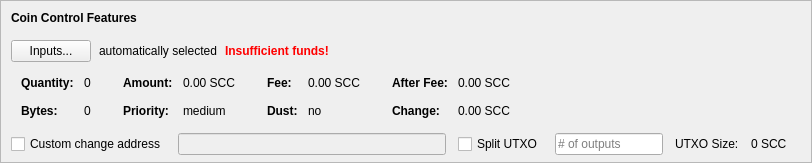
    <widget class="QFrame" name="frameCoinControl">
     <property name="sizePolicy">
      <sizepolicy hsizetype="Expanding" vsizetype="Expanding">
       <horstretch>0</horstretch>
       <verstretch>0</verstretch>
      </sizepolicy>
     </property>
     <property name="maximumSize">
      <size>
       <width>16777215</width>
       <height>16777215</height>
      </size>
     </property>
     <property name="frameShape">
      <enum>QFrame::StyledPanel</enum>
     </property>
     <property name="frameShadow">
      <enum>QFrame::Sunken</enum>
     </property>
     <layout class="QVBoxLayout" name="verticalLayoutCoinControl2">
      <property name="spacing">
       <number>0</number>
      </property>
      <property name="leftMargin">
       <number>0</number>
      </property>
      <property name="topMargin">
       <number>0</number>
      </property>
      <property name="rightMargin">
       <number>0</number>
      </property>
      <property name="bottomMargin">
       <number>6</number>
      </property>
      <item>
       <layout class="QVBoxLayout" name="verticalLayoutCoinControl" stretch="0,0,0,0,1">
        <property name="spacing">
         <number>0</number>
        </property>
        <property name="leftMargin">
         <number>10</number>
        </property>
        <property name="topMargin">
         <number>10</number>
        </property>
        <item>
         <layout class="QHBoxLayout" name="horizontalLayoutCoinControl1">
          <property name="bottomMargin">
           <number>15</number>
          </property>
          <item>
           <widget class="QLabel" name="labelCoinControlFeatures">
            <property name="sizePolicy">
             <sizepolicy hsizetype="Preferred" vsizetype="Maximum">
              <horstretch>0</horstretch>
              <verstretch>0</verstretch>
             </sizepolicy>
            </property>
            <property name="font">
             <font>
              <weight>75</weight>
              <bold>true</bold>
             </font>
            </property>
            <property name="styleSheet">
             <string notr="true">font-weight:bold;</string>
            </property>
            <property name="text">
             <string>Coin Control Features</string>
            </property>
           </widget>
          </item>
         </layout>
        </item>
        <item>
         <layout class="QHBoxLayout" name="horizontalLayoutCoinControl2" stretch="0,0,0,0">
          <property name="spacing">
           <number>8</number>
          </property>
          <property name="bottomMargin">
           <number>10</number>
          </property>
          <item>
           <widget class="QPushButton" name="pushButtonCoinControl">
            <property name="styleSheet">
             <string notr="true"/>
            </property>
            <property name="text">
             <string>Inputs...</string>
            </property>
            <property name="autoDefault">
             <bool>false</bool>
            </property>
           </widget>
          </item>
          <item>
           <widget class="QLabel" name="labelCoinControlAutomaticallySelected">
            <property name="text">
             <string>automatically selected</string>
            </property>
            <property name="margin">
             <number>5</number>
            </property>
           </widget>
          </item>
          <item>
           <widget class="QLabel" name="labelCoinControlInsuffFunds">
            <property name="font">
             <font>
              <weight>75</weight>
              <bold>true</bold>
             </font>
            </property>
            <property name="styleSheet">
             <string notr="true">color:red;font-weight:bold;</string>
            </property>
            <property name="text">
             <string>Insufficient funds!</string>
            </property>
            <property name="margin">
             <number>5</number>
            </property>
           </widget>
          </item>
          <item>
           <spacer name="horizontalSpacerCoinControl">
            <property name="orientation">
             <enum>Qt::Horizontal</enum>
            </property>
            <property name="sizeHint" stdset="0">
             <size>
              <width>40</width>
              <height>1</height>
             </size>
            </property>
           </spacer>
          </item>
         </layout>
        </item>
        <item>
         <widget class="QWidget" name="widgetCoinControl" native="true">
          <property name="sizePolicy">
           <sizepolicy hsizetype="Preferred" vsizetype="Preferred">
            <horstretch>0</horstretch>
            <verstretch>0</verstretch>
           </sizepolicy>
          </property>
          <property name="minimumSize">
           <size>
            <width>0</width>
            <height>0</height>
           </size>
          </property>
          <property name="styleSheet">
           <string notr="true"/>
          </property>
          <layout class="QHBoxLayout" name="horizontalLayoutCoinControl5">
           <property name="leftMargin">
            <number>0</number>
           </property>
           <property name="topMargin">
            <number>0</number>
           </property>
           <property name="rightMargin">
            <number>0</number>
           </property>
           <property name="bottomMargin">
            <number>0</number>
           </property>
           <item>
            <layout class="QHBoxLayout" name="horizontalLayoutCoinControl3" stretch="0,0,0,1">
             <property name="spacing">
              <number>20</number>
             </property>
             <property name="topMargin">
              <number>0</number>
             </property>
             <property name="bottomMargin">
              <number>10</number>
             </property>
             <item>
              <layout class="QFormLayout" name="formLayoutCoinControl1">
               <property name="horizontalSpacing">
                <number>10</number>
               </property>
               <property name="verticalSpacing">
                <number>14</number>
               </property>
               <property name="leftMargin">
                <number>10</number>
               </property>
               <property name="topMargin">
                <number>4</number>
               </property>
               <property name="rightMargin">
                <number>6</number>
               </property>
               <item row="0" column="0">
                <widget class="QLabel" name="labelCoinControlQuantityText">
                 <property name="font">
                  <font>
                   <weight>75</weight>
                   <bold>true</bold>
                  </font>
                 </property>
                 <property name="text">
                  <string>Quantity:</string>
                 </property>
                 <property name="margin">
                  <number>0</number>
                 </property>
                </widget>
               </item>
               <item row="0" column="1">
                <widget class="QLabel" name="labelCoinControlQuantity">
                 <property name="cursor">
                  <cursorShape>IBeamCursor</cursorShape>
                 </property>
                 <property name="contextMenuPolicy">
                  <enum>Qt::ActionsContextMenu</enum>
                 </property>
                 <property name="text">
                  <string notr="true">0</string>
                 </property>
                 <property name="margin">
                  <number>0</number>
                 </property>
                 <property name="textInteractionFlags">
                  <set>Qt::LinksAccessibleByMouse|Qt::TextSelectableByKeyboard|Qt::TextSelectableByMouse</set>
                 </property>
                </widget>
               </item>
               <item row="1" column="0">
                <widget class="QLabel" name="labelCoinControlBytesText">
                 <property name="font">
                  <font>
                   <weight>75</weight>
                   <bold>true</bold>
                  </font>
                 </property>
                 <property name="text">
                  <string>Bytes:</string>
                 </property>
                </widget>
               </item>
               <item row="1" column="1">
                <widget class="QLabel" name="labelCoinControlBytes">
                 <property name="cursor">
                  <cursorShape>IBeamCursor</cursorShape>
                 </property>
                 <property name="contextMenuPolicy">
                  <enum>Qt::ActionsContextMenu</enum>
                 </property>
                 <property name="text">
                  <string notr="true">0</string>
                 </property>
                 <property name="textInteractionFlags">
                  <set>Qt::LinksAccessibleByMouse|Qt::TextSelectableByKeyboard|Qt::TextSelectableByMouse</set>
                 </property>
                </widget>
               </item>
              </layout>
             </item>
             <item>
              <layout class="QFormLayout" name="formLayoutCoinControl2">
               <property name="horizontalSpacing">
                <number>10</number>
               </property>
               <property name="verticalSpacing">
                <number>14</number>
               </property>
               <property name="leftMargin">
                <number>6</number>
               </property>
               <property name="topMargin">
                <number>4</number>
               </property>
               <property name="rightMargin">
                <number>6</number>
               </property>
               <item row="0" column="0">
                <widget class="QLabel" name="labelCoinControlAmountText">
                 <property name="font">
                  <font>
                   <weight>75</weight>
                   <bold>true</bold>
                  </font>
                 </property>
                 <property name="text">
                  <string>Amount:</string>
                 </property>
                 <property name="margin">
                  <number>0</number>
                 </property>
                </widget>
               </item>
               <item row="0" column="1">
                <widget class="QLabel" name="labelCoinControlAmount">
                 <property name="cursor">
                  <cursorShape>IBeamCursor</cursorShape>
                 </property>
                 <property name="contextMenuPolicy">
                  <enum>Qt::ActionsContextMenu</enum>
                 </property>
                 <property name="text">
                  <string notr="true">0.00 SCC</string>
                 </property>
                 <property name="textInteractionFlags">
                  <set>Qt::LinksAccessibleByMouse|Qt::TextSelectableByKeyboard|Qt::TextSelectableByMouse</set>
                 </property>
                </widget>
               </item>
               <item row="1" column="0">
                <widget class="QLabel" name="labelCoinControlPriorityText">
                 <property name="font">
                  <font>
                   <weight>75</weight>
                   <bold>true</bold>
                  </font>
                 </property>
                 <property name="text">
                  <string>Priority:</string>
                 </property>
                </widget>
               </item>
               <item row="1" column="1">
                <widget class="QLabel" name="labelCoinControlPriority">
                 <property name="cursor">
                  <cursorShape>IBeamCursor</cursorShape>
                 </property>
                 <property name="contextMenuPolicy">
                  <enum>Qt::ActionsContextMenu</enum>
                 </property>
                 <property name="text">
                  <string>medium</string>
                 </property>
                 <property name="textInteractionFlags">
                  <set>Qt::LinksAccessibleByMouse|Qt::TextSelectableByKeyboard|Qt::TextSelectableByMouse</set>
                 </property>
                </widget>
               </item>
              </layout>
             </item>
             <item>
              <layout class="QFormLayout" name="formLayoutCoinControl3">
               <property name="horizontalSpacing">
                <number>10</number>
               </property>
               <property name="verticalSpacing">
                <number>14</number>
               </property>
               <property name="leftMargin">
                <number>6</number>
               </property>
               <property name="topMargin">
                <number>4</number>
               </property>
               <property name="rightMargin">
                <number>6</number>
               </property>
               <item row="0" column="0">
                <widget class="QLabel" name="labelCoinControlFeeText">
                 <property name="font">
                  <font>
                   <weight>75</weight>
                   <bold>true</bold>
                  </font>
                 </property>
                 <property name="text">
                  <string>Fee:</string>
                 </property>
                 <property name="margin">
                  <number>0</number>
                 </property>
                </widget>
               </item>
               <item row="0" column="1">
                <widget class="QLabel" name="labelCoinControlFee">
                 <property name="cursor">
                  <cursorShape>IBeamCursor</cursorShape>
                 </property>
                 <property name="contextMenuPolicy">
                  <enum>Qt::ActionsContextMenu</enum>
                 </property>
                 <property name="text">
                  <string notr="true">0.00 SCC</string>
                 </property>
                 <property name="textInteractionFlags">
                  <set>Qt::LinksAccessibleByMouse|Qt::TextSelectableByKeyboard|Qt::TextSelectableByMouse</set>
                 </property>
                </widget>
               </item>
               <item row="1" column="0">
                <widget class="QLabel" name="labelCoinControlLowOutputText">
                 <property name="font">
                  <font>
                   <weight>75</weight>
                   <bold>true</bold>
                  </font>
                 </property>
                 <property name="text">
                  <string>Dust:</string>
                 </property>
                </widget>
               </item>
               <item row="1" column="1">
                <widget class="QLabel" name="labelCoinControlLowOutput">
                 <property name="cursor">
                  <cursorShape>IBeamCursor</cursorShape>
                 </property>
                 <property name="contextMenuPolicy">
                  <enum>Qt::ActionsContextMenu</enum>
                 </property>
                 <property name="text">
                  <string>no</string>
                 </property>
                 <property name="textInteractionFlags">
                  <set>Qt::LinksAccessibleByMouse|Qt::TextSelectableByKeyboard|Qt::TextSelectableByMouse</set>
                 </property>
                </widget>
               </item>
              </layout>
             </item>
             <item>
              <layout class="QFormLayout" name="formLayoutCoinControl4">
               <property name="horizontalSpacing">
                <number>10</number>
               </property>
               <property name="verticalSpacing">
                <number>14</number>
               </property>
               <property name="leftMargin">
                <number>6</number>
               </property>
               <property name="topMargin">
                <number>4</number>
               </property>
               <property name="rightMargin">
                <number>6</number>
               </property>
               <item row="0" column="0">
                <widget class="QLabel" name="labelCoinControlAfterFeeText">
                 <property name="font">
                  <font>
                   <weight>75</weight>
                   <bold>true</bold>
                  </font>
                 </property>
                 <property name="text">
                  <string>After Fee:</string>
                 </property>
                 <property name="margin">
                  <number>0</number>
                 </property>
                </widget>
               </item>
               <item row="0" column="1">
                <widget class="QLabel" name="labelCoinControlAfterFee">
                 <property name="cursor">
                  <cursorShape>IBeamCursor</cursorShape>
                 </property>
                 <property name="contextMenuPolicy">
                  <enum>Qt::ActionsContextMenu</enum>
                 </property>
                 <property name="text">
                  <string notr="true">0.00 SCC</string>
                 </property>
                 <property name="textInteractionFlags">
                  <set>Qt::LinksAccessibleByMouse|Qt::TextSelectableByKeyboard|Qt::TextSelectableByMouse</set>
                 </property>
                </widget>
               </item>
               <item row="1" column="0">
                <widget class="QLabel" name="labelCoinControlChangeText">
                 <property name="font">
                  <font>
                   <weight>75</weight>
                   <bold>true</bold>
                  </font>
                 </property>
                 <property name="text">
                  <string>Change:</string>
                 </property>
                </widget>
               </item>
               <item row="1" column="1">
                <widget class="QLabel" name="labelCoinControlChange">
                 <property name="cursor">
                  <cursorShape>IBeamCursor</cursorShape>
                 </property>
                 <property name="contextMenuPolicy">
                  <enum>Qt::ActionsContextMenu</enum>
                 </property>
                 <property name="text">
                  <string notr="true">0.00 SCC</string>
                 </property>
                 <property name="textInteractionFlags">
                  <set>Qt::LinksAccessibleByMouse|Qt::TextSelectableByKeyboard|Qt::TextSelectableByMouse</set>
                 </property>
                </widget>
               </item>
              </layout>
             </item>
            </layout>
           </item>
          </layout>
         </widget>
        </item>
        <item>
         <layout class="QHBoxLayout" name="horizontalLayoutCoinControl4" stretch="0,0,0,0,0,0,0">
          <property name="spacing">
           <number>12</number>
          </property>
          <property name="sizeConstraint">
           <enum>QLayout::SetDefaultConstraint</enum>
          </property>
          <property name="topMargin">
           <number>5</number>
          </property>
          <property name="rightMargin">
           <number>5</number>
          </property>
          <item>
           <widget class="QCheckBox" name="checkBoxCoinControlChange">
            <property name="toolTip">
             <string>If this is activated, but the change address is empty or invalid, change will be sent to a newly generated address.</string>
            </property>
            <property name="text">
             <string>Custom change address</string>
            </property>
           </widget>
          </item>
          <item>
           <widget class="QValidatedLineEdit" name="lineEditCoinControlChange">
            <property name="enabled">
             <bool>false</bool>
            </property>
            <property name="sizePolicy">
             <sizepolicy hsizetype="Expanding" vsizetype="Fixed">
              <horstretch>0</horstretch>
              <verstretch>0</verstretch>
             </sizepolicy>
            </property>
           </widget>
          </item>
          <item>
           <widget class="QCheckBox" name="splitBlockCheckBox">
            <property name="text">
             <string>Split UTXO</string>
            </property>
           </widget>
          </item>
          <item>
           <widget class="QLineEdit" name="splitBlockLineEdit">
            <property name="sizePolicy">
             <sizepolicy hsizetype="Fixed" vsizetype="Fixed">
              <horstretch>50</horstretch>
              <verstretch>0</verstretch>
             </sizepolicy>
            </property>
            <property name="placeholderText">
             <string># of outputs</string>
            </property>
           </widget>
          </item>
          <item>
           <widget class="QLabel" name="labelBlockSizeText">
            <property name="text">
             <string>UTXO Size:</string>
            </property>
           </widget>
          </item>
          <item>
           <widget class="QLabel" name="labelBlockSize">
            <property name="text">
             <string>0 SCC</string>
            </property>
           </widget>
          </item>
          <item>
           <widget class="QLabel" name="labelCoinControlChangeLabel">
            <property name="sizePolicy">
             <sizepolicy hsizetype="Preferred" vsizetype="Expanding">
              <horstretch>0</horstretch>
              <verstretch>0</verstretch>
             </sizepolicy>
            </property>
            <property name="minimumSize">
             <size>
              <width>0</width>
              <height>0</height>
             </size>
            </property>
            <property name="text">
             <string/>
            </property>
            <property name="margin">
             <number>3</number>
            </property>
           </widget>
          </item>
         </layout>
        </item>
        <item>
         <spacer name="verticalSpacerCoinControl">
          <property name="orientation">
           <enum>Qt::Vertical</enum>
          </property>
          <property name="sizeHint" stdset="0">
           <size>
            <width>800</width>
            <height>1</height>
           </size>
          </property>
         </spacer>
        </item>
       </layout>
      </item>
     </layout>
    </widget>
